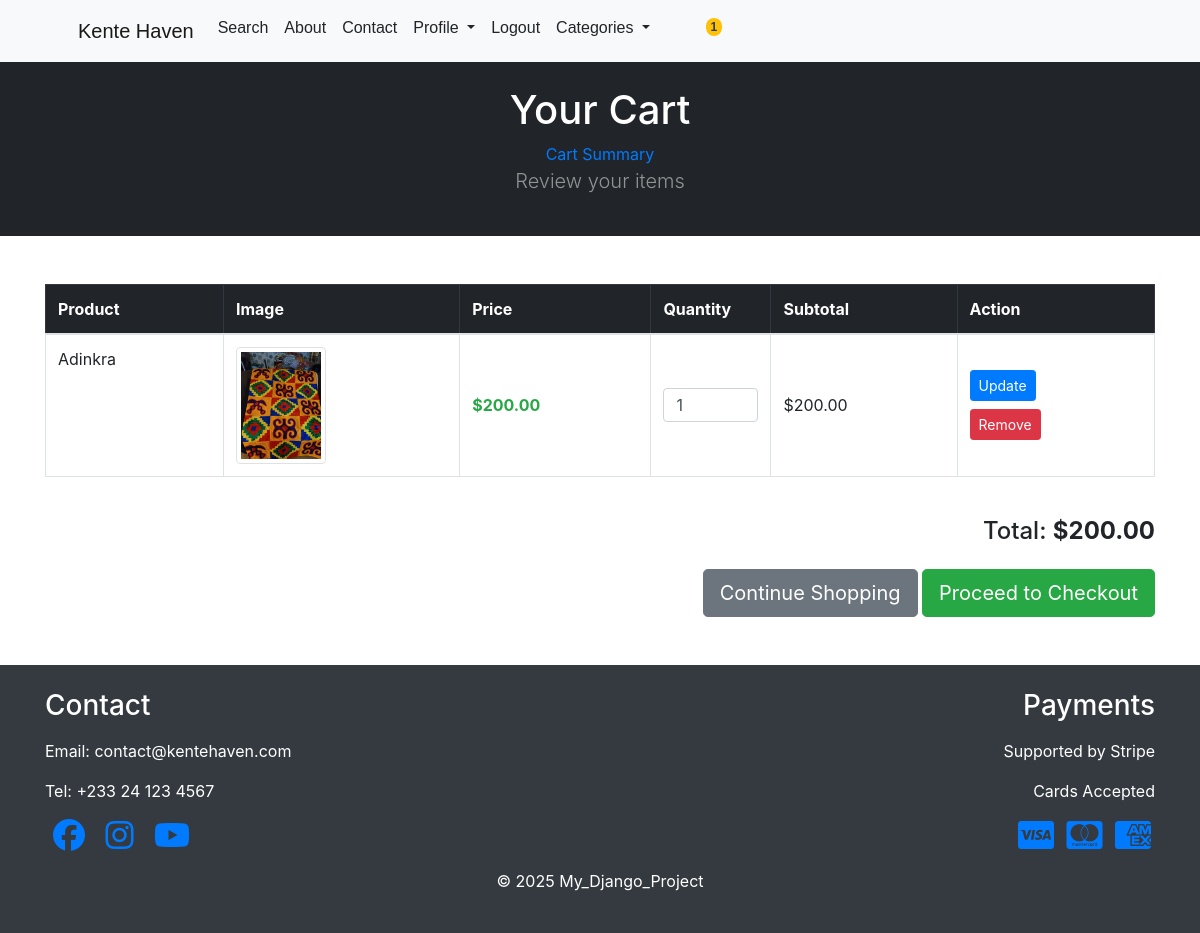
The app's page /cart/ (signed in), older data.
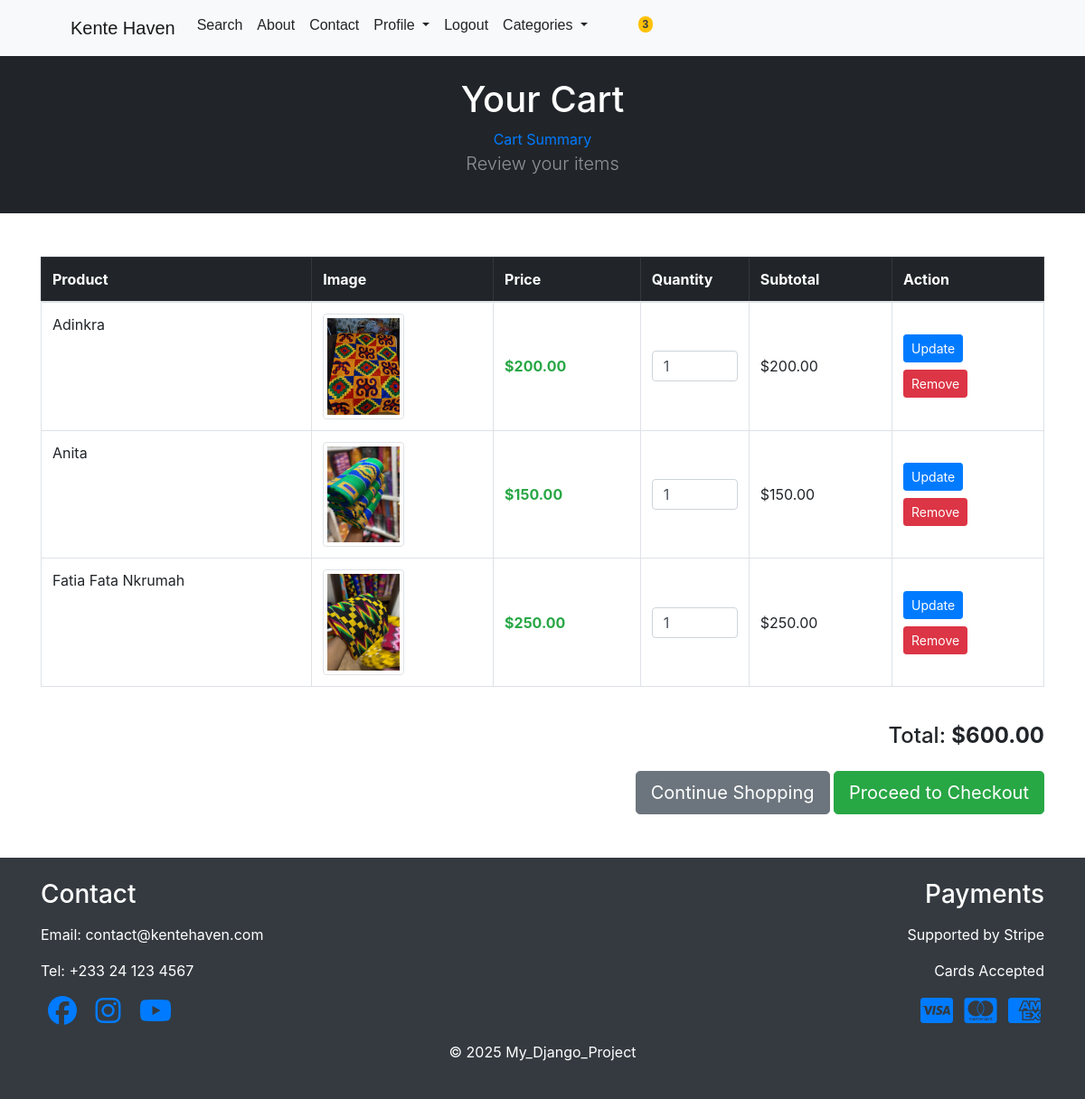
The same page, newer data.
### products/models.py (models this page shows, shortened)
class Product(models.Model):
    name = models.CharField(max_length=100)
    category = models.ForeignKey(Category, on_delete=models.CASCADE, default=1)
    description = models.TextField(blank=True, max_length=250, default='', null=True)
    price = models.DecimalField(default=0, max_digits=10, decimal_places=2)
    image = models.ImageField(upload_to='uploads/products/', blank=True, null=True, default='images/red-kente.JPG')
    is_sale = models.BooleanField(default=False)
    sale_price = models.DecimalField(default=0, max_digits=10, decimal_places=2, null=True, blank=True)
    stock = models.PositiveIntegerField(default=0)
    @property
    def current_price(self):
        if self.is_sale and self.sale_price:
            return self.sale_price
        return self.price

### cart/views.py (the view)
# urls.py: path('', views.cart_summary, name="cart_summary"),
def cart_summary(request):
    cart = Cart(request)
    items = []
    for key, value in cart.cart.items():
        product_id = int(key)  # convert key from string to int
        product = get_object_or_404(Product, id=product_id)
        quantity = int(value.get("quantity", 1))
        price = float(product.current_price)
        subtotal = price * quantity
        items.append({
            "product": product,
            "quantity": quantity,
            "price": price,
            "subtotal": subtotal,
        })
    context = {
        "cart_items": items,
        "cart_total": cart.get_total(),
    }
    return render(request, "cart/cart_summary.html", context)

### cart/cart.py (called while the page is built)
    def get_total(self):
        total = 0
        for product_id, item in self.cart.items():
            try:
                product = Product.objects.get(id=product_id)
                price = float(product.current_price)
            except Product.DoesNotExist:
                price = float(item.get("price", 0))
            total += price * int(item.get("quantity", 1))
        return total

### cart/context_processors.py (called while the page is built)
def cart(request):
    return {'cart': Cart(request)}

### cart/templates/cart/cart_summary.html (shortened to what this page needs)
{% extends 'base.html' %}
{% load static %}
{% block content %}
<header class="bg-dark py-4">
    <div class="container">
        <div class="text-center text-white">
            <h1 class="fw-bolder">Your Cart</h1>
            <a href="{% url 'cart_summary' %}">Cart Summary</a>
            <p class="lead text-white-50">Review your items</p>
        </div>
    </div>
</header>
<div class="container my-5">
    {% if cart_items %}
        <div class="table-responsive">
            <table class="table table-bordered align-middle">
                <thead class="table-dark">
                    <tr>
                        <th>Product</th>
                        <th>Image</th>
                        <th>Price</th>
                        <th>Quantity</th>
                        <th>Subtotal</th>
                        <th>Action</th>
                    </tr>
                </thead>
                <tbody>
                    {% for item in cart_items %}
                    <tr>
                        <td class="align-right">{{ item.product.name }}</td>
                        <td>
                            <img src="{{ item.product.image.url }}"
                                 width="90" height="90"
                                 class="img-thumbnail">
                        </td>
                        <td class="align-middle">
                            {% if item.product.is_sale and item.product.sale_price %}
                                <span class="text-muted font-weight-bold">
                                    <s>${{ item.product.price|floatformat:2 }}</s>
                                </span>
                                <br>
                                <span class="text-danger font-weight-bold">
                                    ${{ item.price|floatformat:2 }}
                                </span>
                            {% else %}
                                <span class="text-success font-weight-bold">
                                    ${{ item.price|floatformat:2 }}
                                </span>
                            {% endif %}
                        </td>
                        <td class="align-middle" style="width:120px;">
                            <form action="{% url 'cart_update' %}" method="POST">
                                <input type="number"
                                       name="quantity"
                                       min="1"
                                       value="{{ item.quantity }}"
                                       class="form-control form-control-sm">
                        </td>
                        <td class="align-middle">
                            ${{ item.subtotal|floatformat:2 }}
                        </td>
                        <td class="align-middle">
                            <button class="btn btn-primary btn-sm mb-2">Update</button>
                            <form action="{% url 'cart_delete' %}" method="POST">
                                <button class="btn btn-danger btn-sm">Remove</button>
                            </form>
                        </td>
                    </tr>
                    {% endfor %}
                </tbody>
            </table>
        </div>
        <div class="text-right mt-4">
        <h4>Total: <strong>${{ cart_total|floatformat:2 }}</strong></h4>
        <a href="{% url 'home' %}" class="btn btn-secondary btn-lg mt-3">Continue Shopping</a>
        <a href="{% url 'payment:checkout' %}" class="btn btn-success btn-lg mt-3">Proceed to Checkout</a>
    </div>
    {% else %}
        <div class="text-center py-5">
            <h3>Your cart is empty</h3>
            <a href="{% url 'home' %}" class="btn btn-primary mt-4">Go Shopping</a>
        </div>
    {% endif %}
</div>
{% endblock %}

Row changes from the older to the newer data that the page shows:
added Product: product.name "Anita", product.image (picture), price "150.00", quantity "1", subtotal "150.00"
added Product: product.name "Fatia Fata Nkrumah", product.image (picture), price "250.00", quantity "1", subtotal "250.00"
Text that changed along with them:
{{ total_items }}: "1" → "3"
{{ cart_total|floatformat:2 }}: "200.00" → "600.00"
